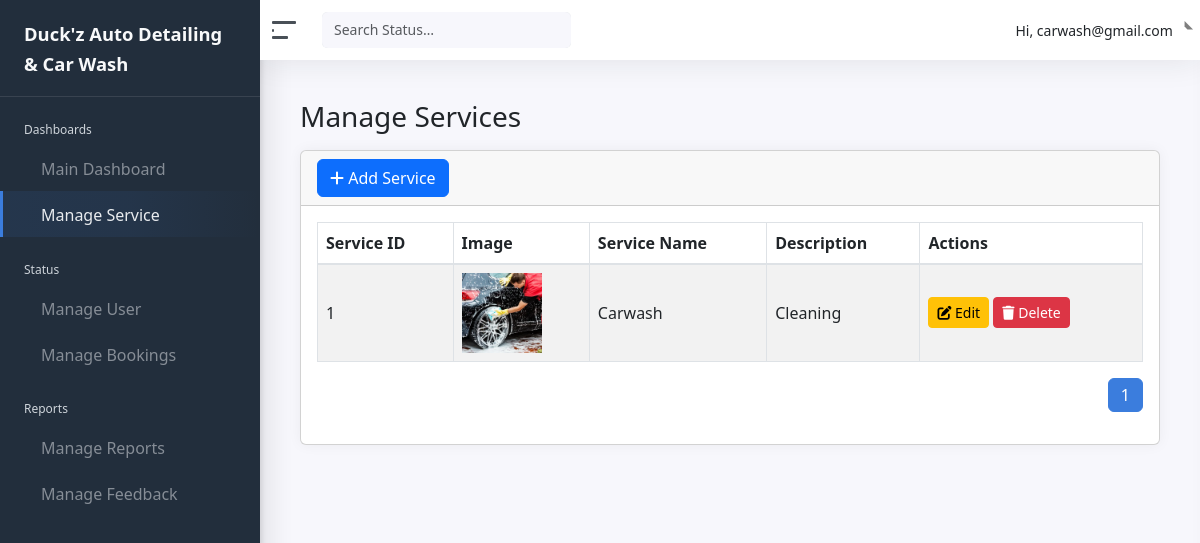
Before: /admin/manage_services.php (signed in) with the older database file.
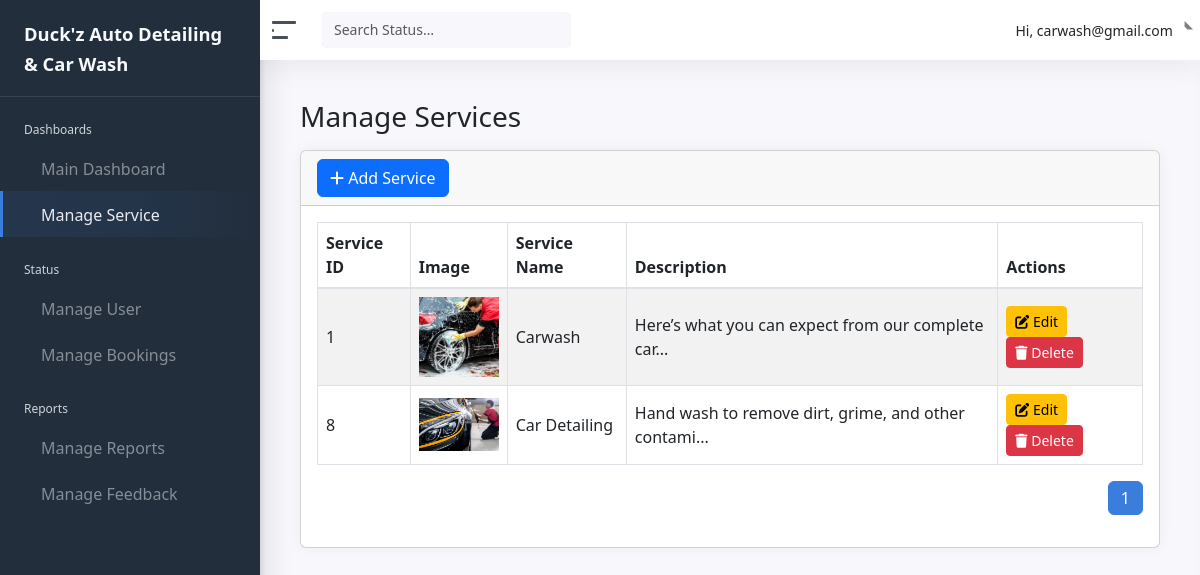
After: the same page with the newer database file.
### tables this page shows
CREATE TABLE `service` (
  `ServiceID` int(11) NOT NULL,
  `ServiceName` varchar(100) NOT NULL,
  `Description` text DEFAULT NULL,
  `ImagePath` varchar(255) DEFAULT NULL
);

### admin/manage_services.php (the view, shortened to what this page needs)
<?php
require_once '../connection/conn.php';
$limit = 5;
$page = isset($_GET['page']) ? (int)$_GET['page'] : 1;
$totalResult = mysqli_query($conn, "SELECT COUNT(*) as total FROM service");
$totalRow = mysqli_fetch_assoc($totalResult);
$totalPages = ceil($totalRow['total'] / $limit);
$sql = "SELECT * FROM service ORDER BY ServiceID ASC";
$result = mysqli_query($conn, $sql);
?>
<!DOCTYPE html>
<html lang="en">
<?php include 'includes/head.php'; ?>
<body>
<div class="wrapper">
<?php include 'includes/sidebar.php'; ?>
    <div class="main">
        <?php include 'includes/navbar.php'; ?>
        <main class="content">
            <div class="container-fluid p-0">
                <h1 class="h3 mb-3">Manage Services</h1>
                <div class="row">
                    <div class="col-12">
                        <div class="card">
                            <div class="card-header">
                                <button class="btn btn-primary" data-bs-toggle="modal" data-bs-target="#addServiceModal">
                                    <i class="fa fa-plus"></i> Add Service
                                </button>
                            </div>
                            <div class="card-body">
                                <table id="example" class="table table-striped table-bordered">
                                    <thead>
                                        <tr>
                                            <th>Service ID</th>
                                            <th>Image</th>
                                            <th>Service Name</th>
                                            <th>Description</th>
                                            <th>Actions</th>
                                        </tr>
                                    </thead>
                                    <tbody>
                                    <?php while ($row = mysqli_fetch_assoc($result)): ?>
                                        <tr>
                                            <td><?php echo $row['ServiceID']; ?></td>
                                            <td><img src="../uploads/services/<?php echo $row['ImagePath']; ?>" width="80"></td>
                                            <td><?php echo $row['ServiceName']; ?></td>
                                            <td title="<?php echo htmlspecialchars($row['Description']); ?>">
                                                <?php echo strlen($row['Description']) > 50 ? substr($row['Description'], 0, 50) . '...' : $row['Description']; ?>
                                            </td>
                                            <td>
                                                <button class="btn btn-warning btn-sm" onclick="editService(<?php echo $row['ServiceID']; ?>)" data-bs-toggle="modal" data-bs-target="#editServiceModal">
                                                    <i class="fa fa-edit"></i> Edit
                                                </button>
                                                <form action="manage_services.php" method="POST" style="display:inline;">
                                                    <button type="submit" name="delete_service" class="btn btn-danger btn-sm" onclick="return confirm('Are you sure you want to delete this service?')">
                                                        <i class="fa fa-trash"></i> Delete
                                                    </button>
                                                </form>
                                            </td>
                                        </tr>
                                    <?php endwhile; ?>
                                    </tbody>
                                </table>
                                <nav>
                                    <ul class="pagination justify-content-end mt-3">
                                        <?php for ($i = 1; $i <= $totalPages; $i++): ?>
                                            <li class="page-item <?php echo ($i == $page) ? 'active' : ''; ?>">
                                                <a class="page-link" href="?page=<?php echo $i; ?>"><?php echo $i; ?></a>
                                            </li>
                                        <?php endfor; ?>
                                    </ul>
                                </nav>
                            </div>
                        </div>
                    </div>
                </div>
            </div>
        </main>
    </div>
</div>
</body>
</html>

### admin/includes/head.php (shortened to what this page needs)
<head>
    <link rel="stylesheet" href="css/admin-style.css">
	<link href="css/app.css" rel="stylesheet">
	<link rel="stylesheet" type="text/css" href="css/datatables.min.css"/>
<link href="https://cdn.jsdelivr.net/npm/bootstrap@5.3.0/dist/css/bootstrap.min.css" rel="stylesheet">
<link rel="stylesheet" href="https://cdnjs.cloudflare.com/ajax/libs/font-awesome/6.5.0/css/all.min.css">
<link href="https://cdn.jsdelivr.net/npm/bootstrap@5.3.0/dist/css/bootstrap.min.css" rel="stylesheet">
</head>

### admin/includes/sidebar.php (shortened to what this page needs)
	<nav id="sidebar" class="sidebar">
		<div class="sidebar-content js-simplebar">
			<a class="sidebar-brand" href="index.php">
        				<span class="align-middle">Duck'z Auto Detailing & Car Wash</span>
      			</a>
		<ul class="sidebar-nav">
			<li class="sidebar-header">
				Dashboards
			</li>
		<li class="sidebar-item <?php if(basename($_SERVER['PHP_SELF']) == 'dashboard.php'){echo 'active';} ?>">
			<a class="sidebar-link" href="dashboard.php">
					<span class="align-middle">Main Dashboard</span>
			</a>
		</li>
		<li class="sidebar-item <?php if(basename($_SERVER['PHP_SELF']) == 'manage_services.php'){echo 'active';} ?>" >
			<a class="sidebar-link" href="manage_services.php">
					<span class="align-middle">Manage Service</span>
          		</a>
			</li>
			<li class="sidebar-header">
				Status
			</li>
		<li class="sidebar-item <?php if(basename($_SERVER['PHP_SELF']) == 'manage_user.php'){echo 'active';} ?>">
			<a class="sidebar-link" href="manage_user.php">
					<span class="align-middle">Manage User</span>
          		</a>
		</li>
		<li class="sidebar-item <?php if(basename($_SERVER['PHP_SELF']) == 'manage_bookings.php'){echo 'active';} ?>">
			<a class="sidebar-link" href="manage_bookings.php">
					<span class="align-middle">Manage Bookings</span>
          		</a>
		</li>
			<li class="sidebar-header">
				Reports
			</li>
			<li class="sidebar-item <?php if(basename($_SERVER['PHP_SELF']) == 'manage_reports.php'){echo 'active';} ?>">
			<a class="sidebar-link" href="manage_reports.php">
					<span class="align-middle">Manage Reports</span>
          		</a>
		</li>
		<li class="sidebar-item <?php if(basename($_SERVER['PHP_SELF']) == 'manage_feedback.php'){echo 'active';} ?>">
			<a class="sidebar-link" href="manage_feedback.php">
					<span class="align-middle">Manage Feedback</span>
          		</a>
		</li>
		</ul>
	</div>
</nav>

### admin/includes/navbar.php (shortened to what this page needs)
<nav class="navbar navbar-expand navbar-light navbar-bg">
   <a class="sidebar-toggle d-flex">
      <i class="hamburger align-self-center"></i>
   </a>
   <form method="POST" action="" class="form-inline d-none d-sm-inline-block">
      <div class="input-group input-group-navbar">
         <input type="text" class="form-control" placeholder="Search Status…" aria-label="Search Status" name="track">
         <div class="input-group-append">
            <button class="btn" type="submit">
            </button>
         </div>
      </div>
   </form>
   <div class="navbar-collapse collapse">
      <ul class="navbar-nav navbar-align">
         <li class="nav-item dropdown">
            <a class="nav-link dropdown-toggle d-none d-sm-inline-block" href="#" data-bs-toggle="dropdown">
               <span class="text-dark">Hi, <?php echo $_SESSION["email"]; ?></span>
            </a>
         </li>
      </ul>
   </div>
</nav>

### admin/css/admin-style.css (style rules this page uses)
html { scroll-behavior: smooth; }
body { background-color: #f8f9fa; font-family: 'Segoe UI', Tahoma, Geneva, Verdana, sans-serif; color: #333; }
.content { max-height: 100vh; overflow-y: auto; }
.wrapper { height: 100vh; }
.main { flex: 1; overflow-y: auto; padding-bottom: 50px; height: calc(100vh - 60px); }
.card { border: 1px solid #ddd; margin-bottom: 20px; transition: transform 0.3s ease-in-out, box-shadow 0.3s ease; border-radius: 10px; opacity: 0; animation: fadeInUp 0.8s forwards; }
.card-body { padding: 20px; background-color: #ffffff; border-radius: 10px; }
#sidebar.sidebar { position: relative; top: 0; left: 0; height: 100%; width: 250px; background-color: #343a40; color: #ffffff; z-index: 1000; overflow-y: auto; padding-bottom: 10px; transition: width 0.3s ease; box-shadow: 2px 0 5px rgba(0, 0, 0, 0.1); }
.sidebar-brand { font-size: 1.1rem; font-weight: bold; padding: 15px 0; color: #ffffff; text-decoration: none; border-bottom: 1px solid rgba(255,255,255,0.1); }
.navbar { position: relative; top: 0; left: auto; right: 0; height: 60px; background-color: #f8f9fa; border-bottom: 1px solid #dee2e6; z-index: 1050; display: flex; align-items: center; padding: 0 20px; transition: left 0.3s ease; }
.sidebar-toggle { cursor: pointer; padding: 8px 12px; font-size: 20px; color: #333; }
.input-group-navbar { display: flex; align-items: center; background-color: #e9ecef; border-radius: 5px; overflow: hidden; margin-left: 20px; }
.input-group-navbar input { border: none; padding: 8px 12px; font-size: 14px; width: 200px; background-color: transparent; outline: none; }
.input-group-navbar .btn { background-color: transparent; border: none; padding: 0 10px; color: #495057; }
.navbar-align { margin-left: auto; }
.navbar-nav .nav-item .nav-link { color: #333; font-weight: 500; font-size: 14px; }

Changed rows visible on the page:
changed service "Carwash": Description "Cleaning" → "Here’s what you can expect from our complete car"
added service: ServiceID "8", ImagePath (picture), ServiceName "Car Detailing", Description "Hand wash to remove dirt, grime, and other contami"
